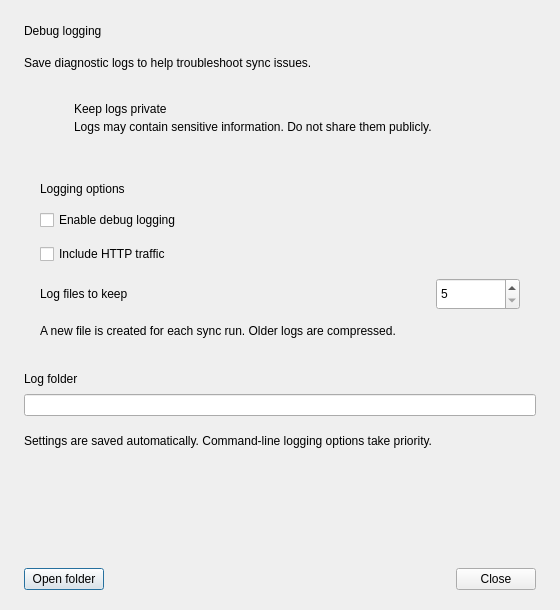
<?xml version="1.0" encoding="UTF-8"?>
<ui version="4.0">
 <class>OCC::LogBrowser</class>
 <widget class="QDialog" name="OCC::LogBrowser">
  <property name="geometry"><rect><x>0</x><y>0</y><width>560</width><height>610</height></rect></property>
  <property name="minimumSize"><size><width>420</width><height>360</height></size></property>
  <property name="windowTitle"><string>Debug logging</string></property>
  <layout class="QVBoxLayout" name="verticalLayout">
   <property name="spacing"><number>18</number></property>
   <property name="leftMargin"><number>24</number></property>
   <property name="topMargin"><number>24</number></property>
   <property name="rightMargin"><number>24</number></property>
   <property name="bottomMargin"><number>20</number></property>
   <item><widget class="QLabel" name="titleLabel">
    <property name="text"><string>Debug logging</string></property>
    <property name="wordWrap"><bool>true</bool></property>
   </widget></item>
   <item><widget class="QScrollArea" name="contentScroll">
    <property name="frameShape"><enum>QFrame::NoFrame</enum></property>
    <property name="widgetResizable"><bool>true</bool></property>
    <property name="horizontalScrollBarPolicy"><enum>Qt::ScrollBarAlwaysOff</enum></property>
    <widget class="QWidget" name="scrollContents">
     <layout class="QVBoxLayout" name="contentLayout">
      <property name="spacing"><number>18</number></property>
      <property name="leftMargin"><number>0</number></property>
      <property name="topMargin"><number>0</number></property>
      <property name="rightMargin"><number>0</number></property>
      <property name="bottomMargin"><number>0</number></property>
      <item><widget class="QLabel" name="descriptionLabel">
       <property name="text"><string>Save diagnostic logs to help troubleshoot sync issues.</string></property>
       <property name="wordWrap"><bool>true</bool></property>
      </widget></item>
      <item><widget class="QFrame" name="privacyCard">
       <layout class="QHBoxLayout" name="privacyLayout">
        <property name="spacing"><number>12</number></property>
        <property name="leftMargin"><number>14</number></property>
        <property name="topMargin"><number>14</number></property>
        <property name="rightMargin"><number>14</number></property>
        <property name="bottomMargin"><number>14</number></property>
        <item alignment="Qt::AlignTop"><widget class="QLabel" name="warningIcon">
         <property name="minimumSize"><size><width>24</width><height>24</height></size></property>
         <property name="maximumSize"><size><width>24</width><height>24</height></size></property>
         <property name="text"><string notr="true"/></property>
        </widget></item>
        <item><layout class="QVBoxLayout" name="privacyTextLayout">
         <property name="spacing"><number>4</number></property>
         <item><widget class="QLabel" name="privacyTitle">
          <property name="text"><string>Keep logs private</string></property>
          <property name="wordWrap"><bool>true</bool></property>
         </widget></item>
         <item><widget class="QLabel" name="privacyDescription">
          <property name="text"><string>Logs may contain sensitive information. Do not share them publicly.</string></property>
          <property name="wordWrap"><bool>true</bool></property>
         </widget></item>
        </layout></item>
       </layout>
      </widget></item>
      <item><widget class="QFrame" name="optionsCard">
       <layout class="QVBoxLayout" name="optionsLayout">
        <property name="spacing"><number>14</number></property>
        <property name="leftMargin"><number>16</number></property>
        <property name="topMargin"><number>16</number></property>
        <property name="rightMargin"><number>16</number></property>
        <property name="bottomMargin"><number>16</number></property>
        <item><widget class="QLabel" name="optionsTitle">
         <property name="text"><string>Logging options</string></property>
        </widget></item>
        <item><widget class="QCheckBox" name="enableLoggingButton">
         <property name="text"><string>Enable debug logging</string></property>
        </widget></item>
        <item><widget class="QCheckBox" name="httpLogButton">
         <property name="text"><string>Include HTTP traffic</string></property>
        </widget></item>
        <item><layout class="QHBoxLayout" name="retentionLayout">
         <item><widget class="QLabel" name="retentionLabel">
          <property name="text"><string>Log files to keep</string></property>
          <property name="buddy"><cstring>spinBox_numberOflogsToKeep</cstring></property>
         </widget></item>
         <item><spacer name="retentionSpacer"><property name="orientation"><enum>Qt::Horizontal</enum></property><property name="sizeHint" stdset="0"><size><width>20</width><height>0</height></size></property></spacer></item>
         <item><widget class="QSpinBox" name="spinBox_numberOflogsToKeep">
          <property name="minimumSize"><size><width>84</width><height>32</height></size></property>
          <property name="minimum"><number>5</number></property>
         </widget></item>
        </layout></item>
        <item><widget class="QLabel" name="retentionDescription">
         <property name="text"><string>A new file is created for each sync run. Older logs are compressed.</string></property>
         <property name="wordWrap"><bool>true</bool></property>
        </widget></item>
       </layout>
      </widget></item>
      <item><layout class="QVBoxLayout" name="folderLayout">
       <property name="spacing"><number>8</number></property>
       <item><widget class="QLabel" name="folderLabel">
        <property name="text"><string>Log folder</string></property>
        <property name="buddy"><cstring>locationField</cstring></property>
       </widget></item>
       <item><widget class="QLineEdit" name="locationField">
        <property name="readOnly"><bool>true</bool></property>
       </widget></item>
      </layout></item>
      <item><widget class="QLabel" name="settingsNote">
       <property name="text"><string>Settings are saved automatically. Command-line logging options take priority.</string></property>
       <property name="wordWrap"><bool>true</bool></property>
      </widget></item>
      <item><spacer name="contentSpacer"><property name="orientation"><enum>Qt::Vertical</enum></property><property name="sizeHint" stdset="0"><size><width>0</width><height>0</height></size></property></spacer></item>
     </layout>
    </widget>
   </widget></item>
   <item><layout class="QHBoxLayout" name="footerLayout">
    <item><widget class="QPushButton" name="openFolderButton">
     <property name="text"><string>Open folder</string></property>
    </widget></item>
    <item><spacer name="footerSpacer"><property name="orientation"><enum>Qt::Horizontal</enum></property><property name="sizeHint" stdset="0"><size><width>20</width><height>0</height></size></property></spacer></item>
    <item><widget class="QDialogButtonBox" name="buttonBox">
     <property name="standardButtons"><set>QDialogButtonBox::Close</set></property>
    </widget></item>
   </layout></item>
  </layout>
 </widget>
 <tabstops><tabstop>enableLoggingButton</tabstop><tabstop>httpLogButton</tabstop><tabstop>spinBox_numberOflogsToKeep</tabstop><tabstop>locationField</tabstop><tabstop>openFolderButton</tabstop><tabstop>buttonBox</tabstop></tabstops>
 <resources/>
 <connections/>
</ui>
